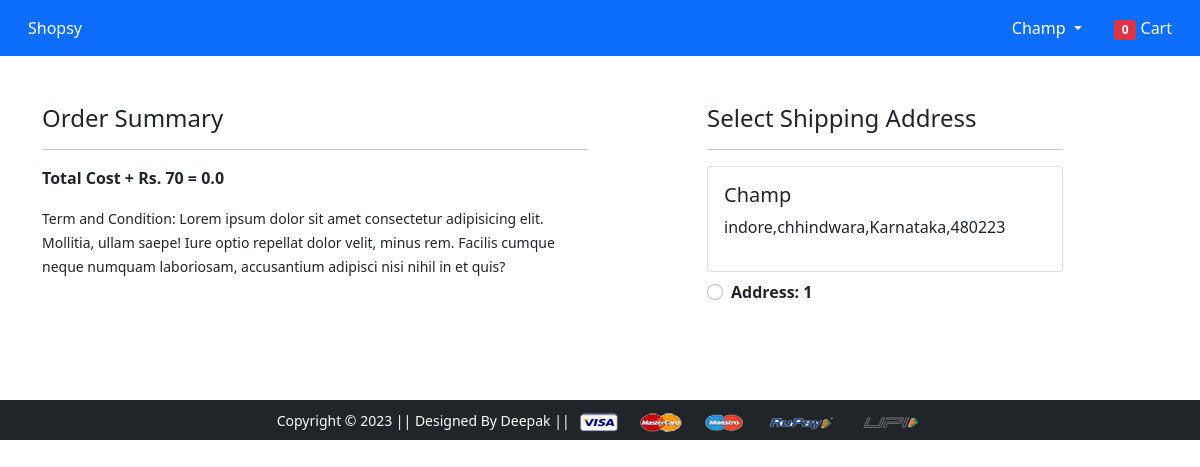
Screenshot of /checkout/ (signed in) with the database file from the repository.
### app/models.py (models this page shows, shortened)
class User(AbstractUser):
    username = models.CharField(max_length=50,unique=True)
    mobile = models.CharField(max_length=50)
    email = models.EmailField(unique=True)
    is_verified =models.BooleanField(default=False)
    otp = models.CharField(max_length=6, null=True,blank=True)
    USERNAME_FIELD = 'username'
    REQUIRED_FIELDS = ['email']
    objects=UserManager()
    class Meta:
        verbose_name_plural = "User"

class Customer(models.Model):
    user=models.ForeignKey(User,on_delete=models.CASCADE)
    name=models.CharField(_("name"), max_length=255)
    locality=models.CharField(_("locality"), max_length=255)
    city=models.CharField(_("city"), max_length=150)
    zipcode=models.IntegerField(_("zipcode"))
    state=models.CharField(_("state"),max_length=255)

### app/views.py (the view)
# urls.py: path('checkout/', views.checkout, name='checkout'),
@login_required(login_url='login')
def checkout(request):
    profile=Customer.objects.filter(user=request.user)
    if profile:
        user=request.user
        add=Customer.objects.filter(user=user)
        cart_item=Cart.objects.filter(user=user)
        amount=0.0
        shipping_amount=70
        totalamount=0.0
        cart_product=[p for p in Cart.objects.all() if p.user == request.user]
        if cart_product:
            for p in cart_product:
                temamount=(p.quantity * p.product.discount_price)
                amount += temamount
            totalamount=amount + shipping_amount
        totalitem=0
        if request.user.is_authenticated:
            totalitem=len(Cart.objects.filter(user=request.user))
        return render(request, 'checkout.html',{'add':add,'cart_item':cart_item,'totalamount':totalamount,'totalitem':totalitem})
    else:
        return redirect('profile')

### templates/checkout.html (shortened to what this page needs)
{% extends 'base.html' %}
{% load static %}
{% block main-content %}
<div class="container">
 <div class="row mt-5">
  <div class="col-sm-6">
    <h4>Order Summary</h4>
    <hr>
      <p class='fw-bold'>Total Cost +  Rs. 70 = {{totalamount}}</p>
    <small>Term and Condition: Lorem ipsum dolor sit amet consectetur adipisicing elit. Mollitia, ullam saepe! Iure optio repellat dolor velit, minus rem. Facilis cumque neque numquam laboriosam, accusantium adipisci nisi nihil in et quis?</small>
  </div>
  <div class="col-sm-4 offset-sm-1">
    <h4>Select Shipping Address</h4>
    <hr>
    <form action="/paymentdone" id ="myform">
      {%for ad in add %}
      <div class="card">
        <div class="card-body">
        <h5>{{ad.name}}</h5>
        <p>{{ad.locality}},{{ad.city}},{{ad.state}},{{ad.zipcode}}</p>
        </div>
      </div>
        <div class="form-check mt-2 mb-5">
          <input class="form-check-input" type="radio" name="custid" id='custadd{{forloop.counter}}' value="{{ad.id}}">
          <label class="form-check-label fw-bold" for="">
            Address: {{forloop.counter}} </label>
        </div>
        {%endfor%}
      </form>
    </div>
  </div>
</div>
{% endblock main-content %}

### templates/base.html (shortened to what this page needs)
<!doctype html>
{% load static %}
<html lang="en">
  <head>
    <link href="https://cdn.jsdelivr.net/npm/bootstrap@5.0.0-beta1/dist/css/bootstrap.min.css" rel="stylesheet">
    <link rel="stylesheet" href="{% static 'app/css/owl.carousel.min.css' %}">
    <link rel="stylesheet" href="{% static 'app/css/all.min.css' %}">
    <link rel="stylesheet" href="{% static 'app/css/style.css' %}">
  </head>
  <body>
    <nav class="navbar navbar-expand-lg navbar-light bg-primary">
     <div class="container-fluid">
       <a class="nav-link text-white" href="/">Shopsy</a>
       <div class="collapse navbar-collapse" id="navbarSupportedContent">
         <div>
          <ul class="navbar-nav me-auto mb-2 mb-lg-0">
            {% if request.user.is_authenticated %}
           <li class="nav-item dropdown mx-2">
              <a class="nav-link dropdown-toggle text-white" href="#" id="profileDropdown" role="button" data-bs-toggle="dropdown" aria-expanded="false">
                {{request.user.username|capfirst}}
              </a>
            </li>
            <li class="nav-item mx-2">
             <a href="{% url 'cart' %}" class="nav-link text-white"><span class="badge bg-danger">{{totalitem}}</span> Cart </a>
            </li>
          {% endif %}
          </ul>
         </div>
       </div>
     </div>
    </nav>
    {% block main-content %} {% endblock main-content %}
    <footer class="container-fluid bg-dark text-center p-2 mt-5">
        <small class="text-white">Copyright &copy; 2023 || Designed By Deepak || </small>
        <img src="{% static 'app/images/payment.png' %}" alt="" srcset="" class="img-fluid" height="2px">
    </footer>
  </body>
</html>

### rows the page displays
User: user.username "Champ"
Customer: name "Champ", locality "indore", city "chhindwara", state "Karnataka", zipcode "480223"

### other values shown
{{ totalitem }} "0"
{{ totalamount }} "0.0"
